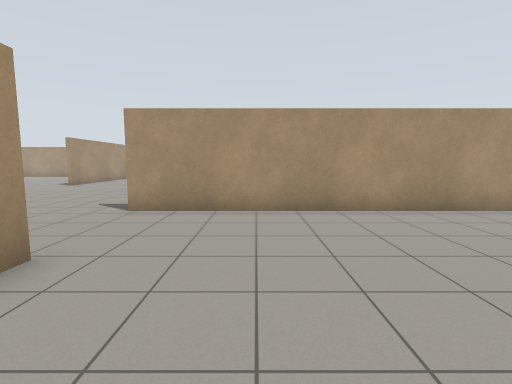
View 1 (above)

22 first-person views from a walk through a world built for the Gazebo simulator. The camera is 1.2 m above the floor, tilts 6° down and sees 85° across. The floor is counted in squares, 1 m on a side. Each view is taken from the middle of a square. On the plan, view 1 faces up. The plan holds only what a view shows up to about 12 squares ahead; the rest is blank.

View 2
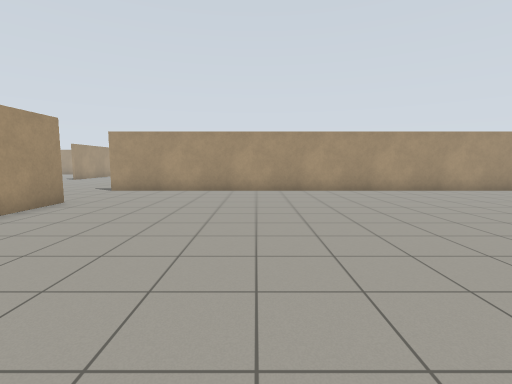

View 3
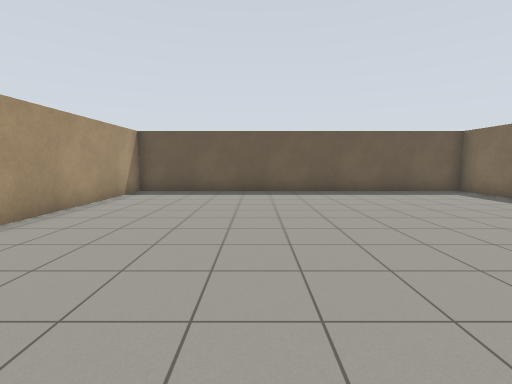

View 4
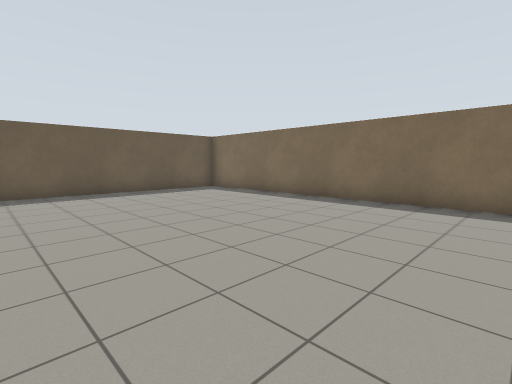

View 5
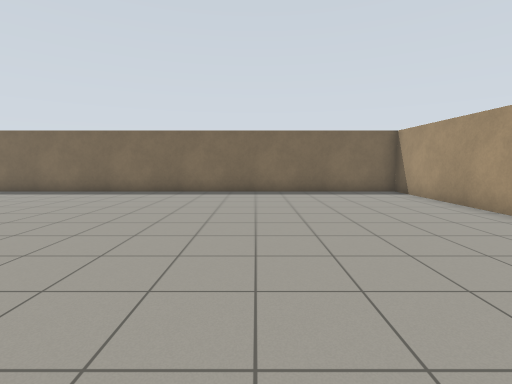

View 6
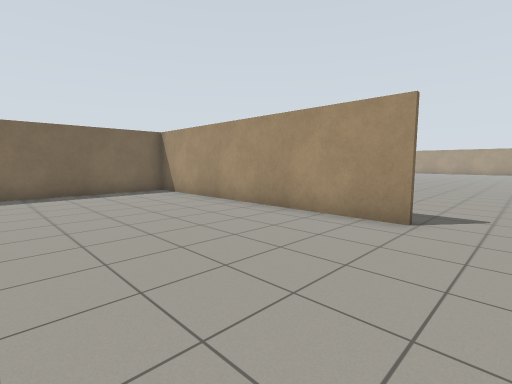

View 7
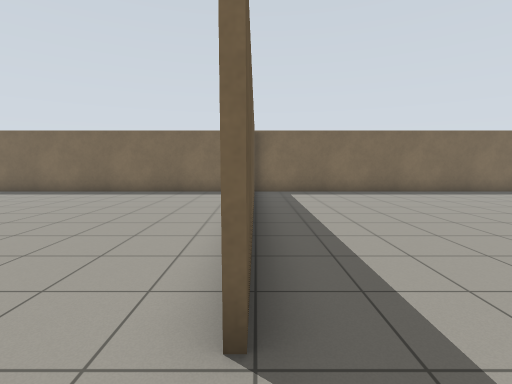

View 8
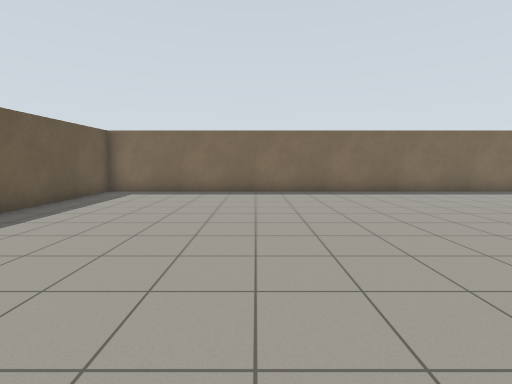

View 9
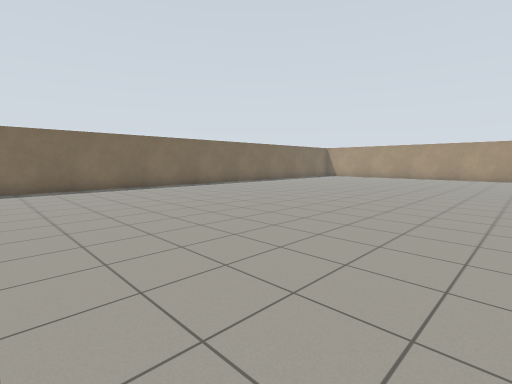

View 10
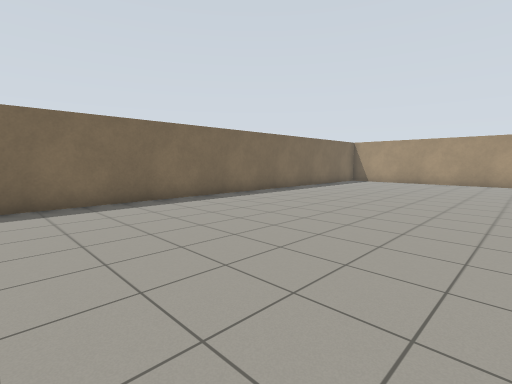

View 11
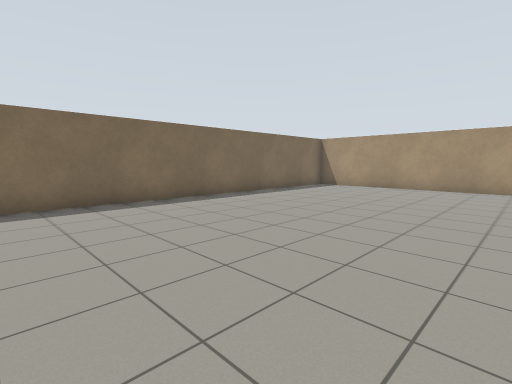

View 12
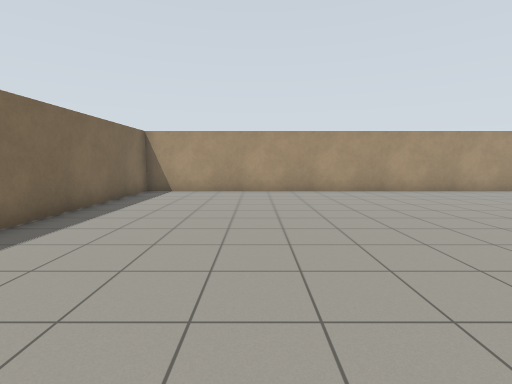

View 13
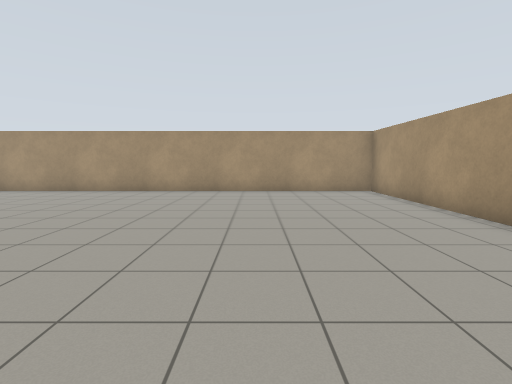

View 14
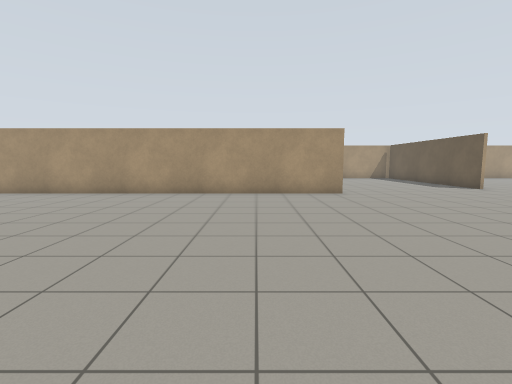

View 15
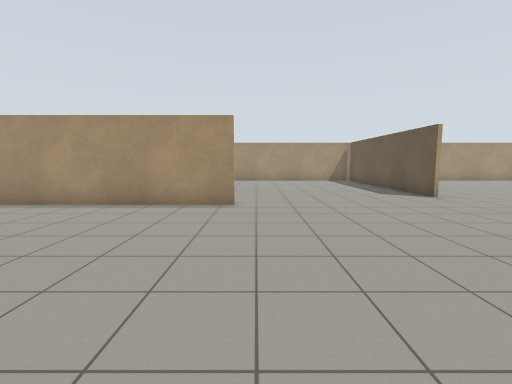

View 16
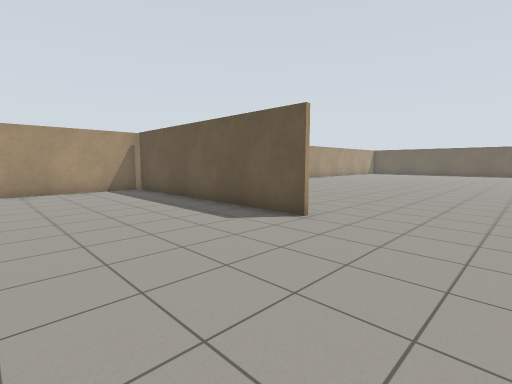

View 17
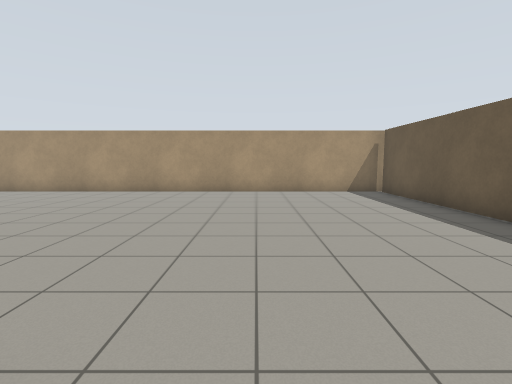

View 18
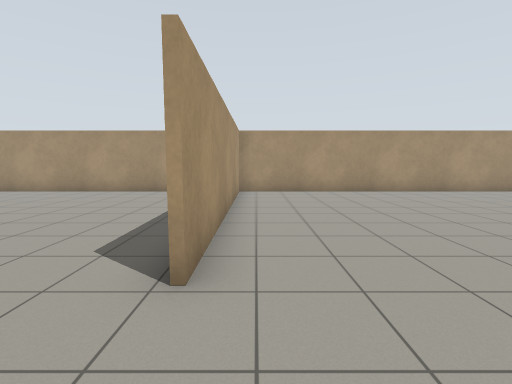

View 19
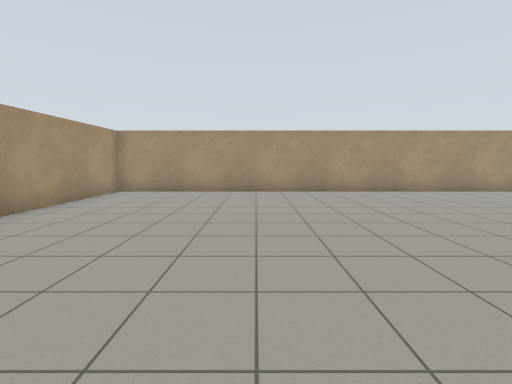

View 20
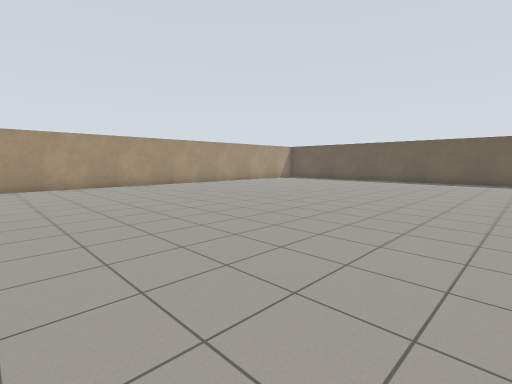

View 21
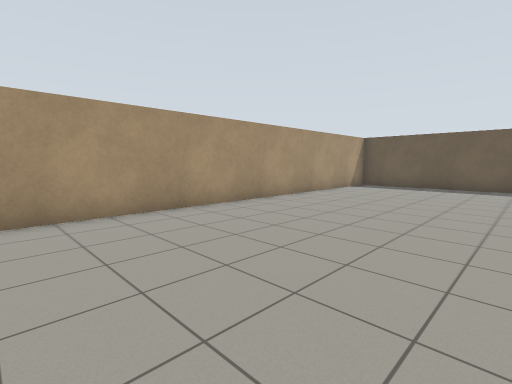

View 22
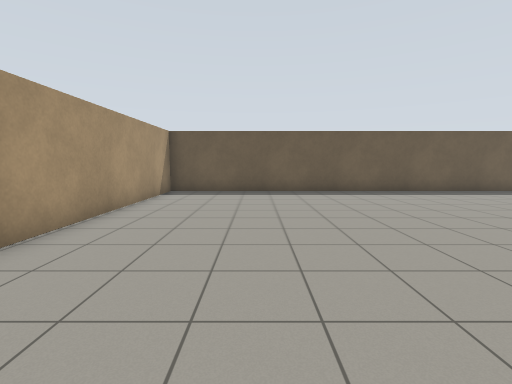

### Floor plan
Points are (right, up) in squares from view 1. A wall is a line through its corners. A room is listed if a view was taken in it or the views show most of it. See-through windows are left out.
Room 1 (views 1, 2, 3, 4, 5, 6)
walls: (-2.8, 3.4) (-2.8, -6.6); (-3, -6.6) (15.7, -6.6) (15.7, 6.9) (-1.6, 6.9)
ways out: opening at (-2.3, 5) to room 2
Room 2 (views 7, 8, 9, 10, 11, 12, 13, 14, 15, 16, 17, 18, 19, 20, 21, 22)
walls: (-9.8, 14.5) (-9.8, 23.4); (-16.5, 12.9) (-31.7, 12.9) (-31.7, -6.6) (-3, -6.6) (-3, 3.4); (-1.6, 6.9) (-3.3, 6.9); (-9.7, 23.4) (-9.7, 14.5); (15.7, 9.1) (15.7, 23.6) (-25.8, 23.6)
ways out: opening at (-2.3, 5) to room 1

Positions as (right, up) in squares from view 1, and headings:
1: (0, 0), facing up
2: (3, -5), facing up
3: (4, 2), facing right
4: (4, 2), facing down-right
5: (3, 5), facing down
6: (3, 5), facing down-left
7: (-3, 5), facing down
8: (-9, 5), facing down
9: (-9, 7), facing down-left
10: (-14, 2), facing down-left
11: (-18, 2), facing down-left
12: (-20, -2), facing left
13: (-20, 8), facing left
14: (-20, 2), facing up
15: (-16, 5), facing up
16: (-15, 11), facing up-right
17: (-15, 12), facing up
18: (-9, 12), facing up
19: (-4, 12), facing up
20: (-3, 9), facing up-right
21: (1, 17), facing up-right
22: (4, 20), facing right
